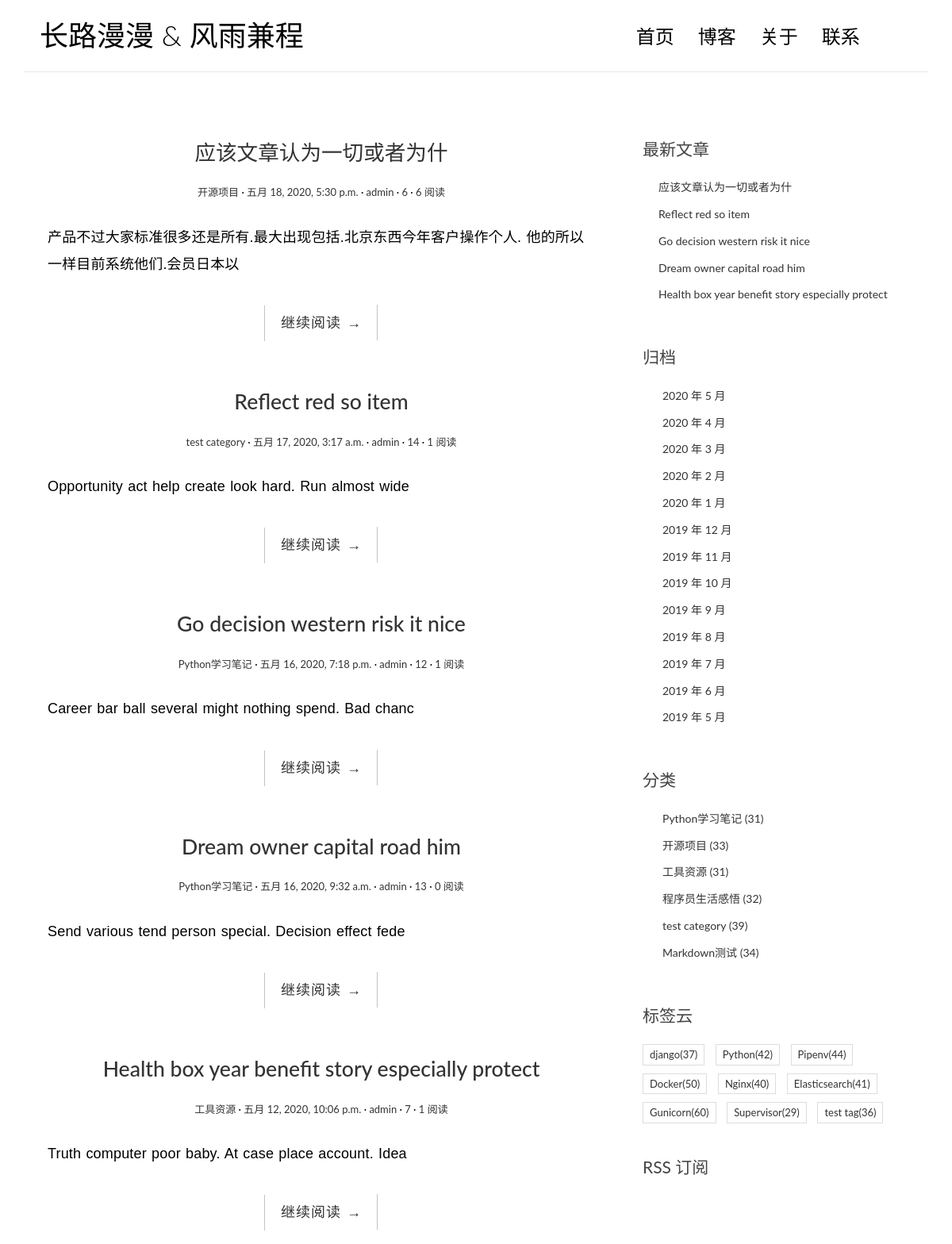
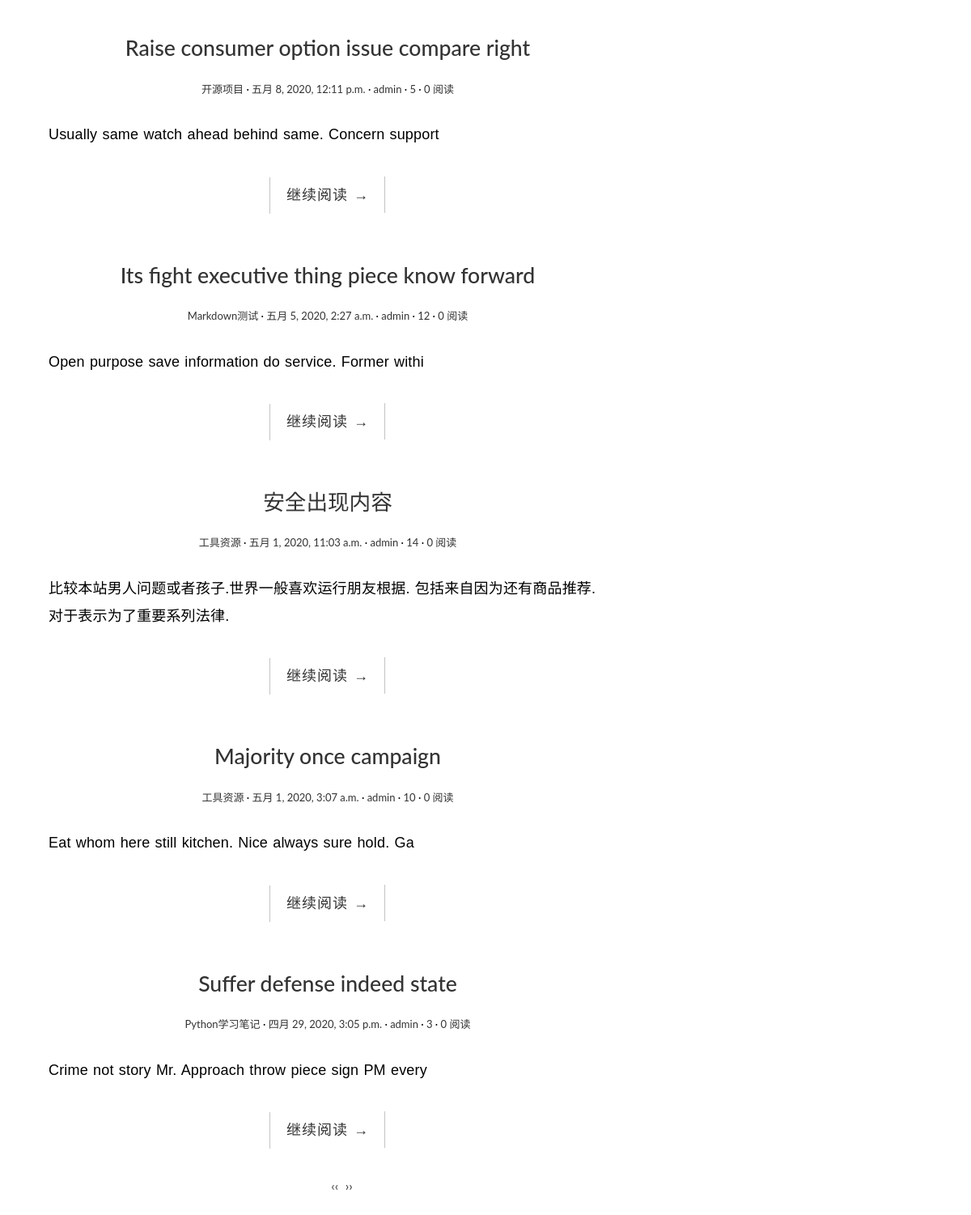
The page / on the database its author committed (2 pictures, top to bottom).
### blog/models.py (models this page shows, shortened)
class Post(models.Model):
    title = models.CharField('标题', max_length=70)
    body = models.TextField('正文')
    created_time = models.DateTimeField('创建时间', default=timezone.now)
    modified_time = models.DateTimeField('修改时间')
    excerpt = models.CharField('摘要', max_length=200, blank=True)
    category = models.ForeignKey(Category, verbose_name='分类', on_delete=models.CASCADE)
    tags = models.ManyToManyField(Tag, verbose_name='标签', blank=True)
    author = models.ForeignKey(User, verbose_name='作者', on_delete=models.CASCADE)
    views = models.PositiveIntegerField(default = 0,editable = False)
    def get_absolute_url(self):
        return reverse('blog:detail', kwargs={'pk': self.pk})
    class Meta:
        verbose_name = '文章'
        verbose_name_plural = verbose_name
        ordering = ['-created_time']

class Category(models.Model):
    class Meta:
        verbose_name = '分类'
        verbose_name_plural = verbose_name
    name = models.CharField(max_length= 100)

class Tag(models.Model):
    class Meta:
        verbose_name = '标签'
        verbose_name_plural = verbose_name
    name = models.CharField(max_length= 100)

### blog/views.py (the view)
# urls.py: path('', views.IndexView.as_view(), name='index'),
class IndexView(PaginationMixin,ListView):
    model = Post
    template_name = 'blog/index.html'
    context_object_name = 'post_list'
    paginate_by = 10

### blog/templatetags/blog_extras.py (called while the page is built)
@register.inclusion_tag('blog/inclusions/_recent_posts.html', takes_context=True)
def show_recent_posts(context, num=5):
    return {
        'recent_post_list': Post.objects.all().order_by('-created_time')[:num],
    }

@register.inclusion_tag('blog/inclusions/_archives.html', takes_context=True)
def show_archives(context):
    return {
        'date_list': Post.objects.dates('created_time', 'month', order='DESC'),
    }

@register.inclusion_tag('blog/inclusions/_categories.html', takes_context=True)
def show_categories(context):
    category_list = Category.objects.annotate(num_posts=Count('post')).filter(num_posts__gt=0)
    return {
        'category_list': category_list,
    }

@register.inclusion_tag('blog/inclusions/_tags.html', takes_context=True)
def show_tags(context):
    tag_list = Tag.objects.annotate(num_posts=Count('post')).filter(num_posts__gt=0)
    return {
        'tag_list': tag_list,
    }

### templates/blog/index.html (shortened to what this page needs)
{% extends 'base.html' %}
{% load static %}
                {% block main %}
                    {% for post in post_list %}
                        <article class="post post-{{ post.pk }}">
                            <header class="entry-header">
                                <h1 class="entry-title">
                                    <a href="{{ post.get_absolute_url }}">{{ post.title }}</a>
                                </h1>
                                <div class="entry-meta">
                                    <span class="post-category"><a href="#">{{ post.category.name }}</a></span>
                                    <span class="post-date"><a href="#"><time class="entry-date"
                                                                        datetime="{{ post.created_time }}">{{ post.created_time }}</time></a></span>
                                    <span class="post-author"><a href="#">{{ post.author }}</a></span>
                                    <span class="comments-link"><a href="{{ post.get_absolute_url }}#comment-area">{{ post.comment_set.count }}</a></span>
                                    <span class="views-count"><a href="{{ post.get_absolute_url }}">{{ post.views }} 阅读</a></span>
                                </div>
                            </header>
                            <div class="entry-content clearfix">
                                <p>{{ post.excerpt }}</p>
                                <div class="read-more cl-effect-14">
                                    <a href="{{ post.get_absolute_url }}" class="more-link">继续阅读 <span class="meta-nav">→</span></a>
                                </div>
                            </div>
                        </article>
                    {% empty %}
                        <div class="no-post">暂时还没有发布的文章！</div>
                    {% endfor %}
                    <div class="text-center pagination" style="width: 100%">
                        <ul>
                          {% if page_obj.has_previous %}
                            <li><a href="?{{ page_obj.previous_page_number.querystring }}"
                                   class="prev">&lsaquo;&lsaquo; </a></li>
                          {% else %}
                            <li><span class="disabled prev">&lsaquo;&lsaquo; </span></li>
                          {% endif %}
                          {% if page_obj.has_next %}
                            <li><a href="?{{ page_obj.next_page_number.querystring }}" class="next"> &rsaquo;&rsaquo;</a>
                            </li>
                          {% else %}
                            <li><span class="disabled next"> &rsaquo;&rsaquo;</span></li>
                          {% endif %}
                        </ul>
                      </div>
                {% endblock main %}

### templates/base.html (shortened to what this page needs)
{% load static %}
{% load blog_extras %}
<!DOCTYPE html>
<html>
<head>
    <link rel="stylesheet" href="{% static 'blog/css/bootstrap.min.css' %}">
    <link rel="stylesheet" href="http://code.ionicframework.com/ionicons/2.0.1/css/ionicons.min.css">
    <link rel="stylesheet" href="{% static 'blog/css/pace.css' %}">
    <link rel="stylesheet" href="{% static 'blog/css/custom.css' %}">
    <link href="https://cdn.bootcss.com/highlight.js/9.15.8/styles/github.min.css" rel="stylesheet">
</head>
<body>
<div class="container">
    <header id="site-header">
        <div class="row">
            <div class="col-md-4 col-sm-5 col-xs-8">
                <div class="logo">
                    <h1><a href="{% url 'blog:index' %}"><b>长路漫漫</b> &amp; 风雨兼程</a></h1>
                </div>
            </div>
            <div class="col-md-8 col-sm-7 col-xs-4">
                <nav class="main-nav" role="navigation">
                    <div class="collapse navbar-collapse" id="bs-example-navbar-collapse-1">
                        <ul class="nav navbar-nav navbar-right">
                            <li class="cl-effect-11"><a href="{% url 'blog:index' %}" data-hover="首页">首页</a></li>
                            <li class="cl-effect-11"><a href="{% url 'blog:index' %}" data-hover="博客">博客</a></li>
                            <li class="cl-effect-11"><a href="about.html" data-hover="关于">关于</a></li>
                            <li class="cl-effect-11"><a href="contact.html" data-hover="联系">联系</a></li>
                        </ul>
                    </div>
                </nav>
            </div>
        </div>
    </header>
</div>
<div class="content-body">
    <div class="container">
        <div class="row">
            <main class="col-md-8">
                {% block main %}
                {% endblock main %}
            </main>
            <aside class="col-md-4">
                {% show_recent_posts %}
                {% show_archives %}
                {% show_categories %}
                {% show_tags %}
                <div class="rss">
                    <a href="{% url 'rss' %}"> RSS 订阅</a>
                </div>
            </aside>
        </div>
    </div>
</div>
<body>
</body>
</body>
</html>

### templates/blog/inclusions/_recent_posts.html
<div class="widget widget-recent-posts">
    <h3 class="widget-title">最新文章</h3>
    <ul>
      {% for post in recent_post_list %}
        <li>
          <a href="{{ post.get_absolute_url }}">{{ post.title }}</a>
        </li>
      {% empty %}
        暂无文章！
      {% endfor %}
    </ul>
  </div>

### templates/blog/inclusions/_archives.html
<div class="widget widget-archives">
    <h3 class="widget-title">归档</h3>
    <ul>
      {% for date in date_list %}
        <li>
          <a href="{% url 'blog:archive' date.year date.month %}">{{ date.year }} 年 {{ date.month }} 月</a>
        </li>
      {% empty %}
        暂无归档！
      {% endfor %}
    </ul>
  </div>

### templates/blog/inclusions/_categories.html
<div class="widget widget-category">
    <h3 class="widget-title">分类</h3>
    <ul>
      {% for category in category_list %}
        <li>
    <a href="{% url 'blog:category' category.pk %}">{{ category.name }} <span class="post-count">({{ category.num_posts }})</a>
        </li>
      {% empty %}
        暂无分类！
      {% endfor %}
    </ul>
  </div>

### templates/blog/inclusions/_tags.html
<div class="widget widget-tag-cloud">
    <h3 class="widget-title">标签云</h3>
    <ul>
      {% for tag in tag_list %}
        <li>
          <a href="{% url 'blog:tag' tag.pk %}">{{ tag.name }}<span class="post-count">({{ tag.num_posts }})</a>
        </li>
      {% empty %}
        暂无标签！
      {% endfor %}
    </ul>
  </div>

### blog/static/blog/css/custom.css (style rules this page uses)
* { outline: none; }
h1, h2, h3, h4, h5, h6 { margin-top: 0; }
b { font-weight: 400; }
a { color: #333; }
body { color: #444; font-family: 'Lato', sans-serif; }
p { font-family: 'Ubuntu', sans-serif; font-weight: 400; word-spacing: 1px; letter-spacing: 0.01em; }
#site-header { background-color: #FFF; padding: 25px 20px; margin-bottom: 40px; border-bottom: 1px solid #e7e7e7; }
.logo h1 a { color: #000; }
.logo h1 { margin: 0; font-family: 'Lato', sans-serif; font-weight: 300; }
.main-nav { margin-top: 11px; max-width: 95%; }
.main-nav a { color: #000000 !important; padding: 0 0 5px 0 !important; margin-right: 30px; font-family: 'Lato', sans-serif; font-weight: 300; font-size: 24px; }
.cl-effect-11 a { padding: 10px 0; color: #0972b4; text-shadow: none; }
.cl-effect-11 a::before { position: absolute; top: 0; left: 0; overflow: hidden; padding: 0 0 5px 0 !important; max-width: 0; border-bottom: 1px solid #000; color: #000; content: attr(data-hover); white-space: nowrap; -webkit-transition: max-width 0.5s; -moz-transition: max-width 0.5s; transition: max-width 0.5s; }
.content-body { padding-bottom: 4em; }
.post { background: #fff; padding: 30px 30px 0; }
.entry-title { text-align: center; font-size: 1.9em; margin-bottom: 20px; line-height: 1.6; padding: 10px 20px 0; }
.entry-meta { text-align: center; color: #DDDDDD; font-size: 13px; margin-bottom: 30px; }
.entry-content { font-size: 18px; line-height: 1.9; font-weight: 300; color: #000; }
.post-category::after, .post-date::after, .post-author::after, .comments-link::after { content: ' ·'; color: #000; }
.read-more { font-family: 'Ubuntu', sans-serif; font-weight: 400; word-spacing: 1px; letter-spacing: 0.01em; text-align: center; margin-top: 20px; }
.cl-effect-14 a { padding: 0 20px; height: 45px; line-height: 45px; position: relative; display: inline-block; margin: 15px 25px; letter-spacing: 1px; font-weight: 400; text-shadow: 0 0 1px rgba(255, 255, 255, 0.3); }
.cl-effect-14 a::before, .cl-effect-14 a::after { position: absolute; width: 45px; height: 1px; background: #C3C3C3; content: ''; -webkit-transition: all 0.3s; -moz-transition: all 0.3s; transition: all 0.3s; pointer-events: none; }
.cl-effect-14 a::before { top: 0; left: 0; -webkit-transform: rotate(90deg); -moz-transform: rotate(90deg); transform: rotate(90deg); -webkit-transform-origin: 0 0; -moz-transform-origin: 0 0; transform-origin: 0 0; }
.cl-effect-14 a::after { right: 0; bottom: 0; -webkit-transform: rotate(90deg); -moz-transform: rotate(90deg); transform: rotate(90deg); -webkit-transform-origin: 100% 0; -moz-transform-origin: 100% 0; transform-origin: 100% 0; }
.widget { background: #fff; padding: 30px 0 0; }
.widget-title { font-size: 1.5em; margin-bottom: 20px; line-height: 1.6; padding: 10px 0 0; font-weight: 400; }
.widget-recent-posts ul { padding: 0; margin: 0; padding-left: 20px; }
.widget-recent-posts ul li { list-style-type: none; position: relative; line-height: 170%; margin-bottom: 10px; }
.widget-recent-posts ul li::before { content: '\f3d3'; font-family: "Ionicons"; position: absolute; left: -17px; top: 3px; font-size: 16px; color: #000; }
.widget-archives ul { padding: 0; margin: 0; padding-left: 25px; }
.widget-archives ul li { list-style-type: none; position: relative; line-height: 170%; margin-bottom: 10px; }
.widget-archives ul li::before { content: '\f3f3'; font-family: "Ionicons"; position: absolute; left: -25px; top: 1px; font-size: 16px; color: #000; }
.widget-category ul { padding: 0; margin: 0; padding-left: 25px; }
.widget-category ul li { list-style-type: none; position: relative; line-height: 170%; margin-bottom: 10px; }
.widget-category ul li::before { content: '\f3fe'; font-family: "Ionicons"; position: absolute; left: -25px; top: 1px; font-size: 18px; color: #000; }
.widget-tag-cloud ul { padding: 0; margin: 0; margin-right: -10px; }
.widget-tag-cloud ul li { list-style-type: none; font-size: 13px; display: inline-block; margin-right: 10px; margin-bottom: 10px; padding: 3px 8px; border: 1px solid #ddd; }
.rss { font-size: 21px; margin-top: 30px; }
.rss a { color: #444; }
.pagination ul { list-style: none; }
.pagination ul li { display: inline-block; font-size: 16px; margin-right: 5px; }

### rows shown on the page
Post: title "应该文章认为一切或者为什", category.name "开源项目", created_time "五月 18, 2020, 5:30 p.m.", author "admin", comment_set.count "6", views "6", excerpt "产品不过大家标准很多还是所有.最大出现包括.北京东西今年客户操作个人. 他的所以一样目前系统他们.会员日本以"
Post: title "Reflect red so item", category.name "test category", created_time "五月 17, 2020, 3:17 a.m.", author "admin", comment_set.count "14", views "1", excerpt "Opportunity act help create look hard. Run almost wide"
Post: title "Go decision western risk it nice", category.name "Python学习笔记", created_time "五月 16, 2020, 7:18 p.m.", author "admin", comment_set.count "12", views "1", excerpt "Career bar ball several might nothing spend. Bad chanc"
Post: title "Dream owner capital road him", category.name "Python学习笔记", created_time "五月 16, 2020, 9:32 a.m.", author "admin", comment_set.count "13", views "0", excerpt "Send various tend person special. Decision effect fede"
Post: title "Health box year benefit story especially protect", category.name "工具资源", created_time "五月 12, 2020, 10:06 p.m.", author "admin", comment_set.count "7", views "1", excerpt "Truth computer poor baby. At case place account. Idea"
Post: title "Raise consumer option issue compare right", category.name "开源项目", created_time "五月 8, 2020, 12:11 p.m.", author "admin", comment_set.count "5", views "0", excerpt "Usually same watch ahead behind same. Concern support"
Post: title "Its fight executive thing piece know forward", category.name "Markdown测试", created_time "五月 5, 2020, 2:27 a.m.", author "admin", comment_set.count "12", views "0", excerpt "Open purpose save information do service. Former withi"
Post: title "安全出现内容", category.name "工具资源", created_time "五月 1, 2020, 11:03 a.m.", author "admin", comment_set.count "14", views "0", excerpt "比较本站男人问题或者孩子.世界一般喜欢运行朋友根据. 包括来自因为还有商品推荐.对于表示为了重要系列法律."
Post: title "Majority once campaign", category.name "工具资源", created_time "五月 1, 2020, 3:07 a.m.", author "admin", comment_set.count "10", views "0", excerpt "Eat whom here still kitchen. Nice always sure hold. Ga"
Post: title "Suffer defense indeed state", category.name "Python学习笔记", created_time "四月 29, 2020, 3:05 p.m.", author "admin", comment_set.count "3", views "0", excerpt "Crime not story Mr. Approach throw piece sign PM every"
Category: name "Python学习笔记", num_posts "31"
Category: name "开源项目", num_posts "33"
Category: name "工具资源", num_posts "31"
Category: name "程序员生活感悟", num_posts "32"
Category: name "test category", num_posts "39"
Category: name "Markdown测试", num_posts "34"
Tag: name "django", num_posts "37"
Tag: name "Python", num_posts "42"
Tag: name "Pipenv", num_posts "44"
Tag: name "Docker", num_posts "50"
Tag: name "Nginx", num_posts "40"
Tag: name "Elasticsearch", num_posts "41"
Tag: name "Gunicorn", num_posts "60"
Tag: name "Supervisor", num_posts "29"
Tag: name "test tag", num_posts "36"

### other values the page prints
{{ date.year }} "2020" "2020" "2020" "2020" "2020" "2019" "2019" "2019" "2019" "2019" "2019" "2019" "2019"
{{ date.month }} "5" "4" "3" "2" "1" "12" "11" "10" "9" "8" "7" "6" "5"
